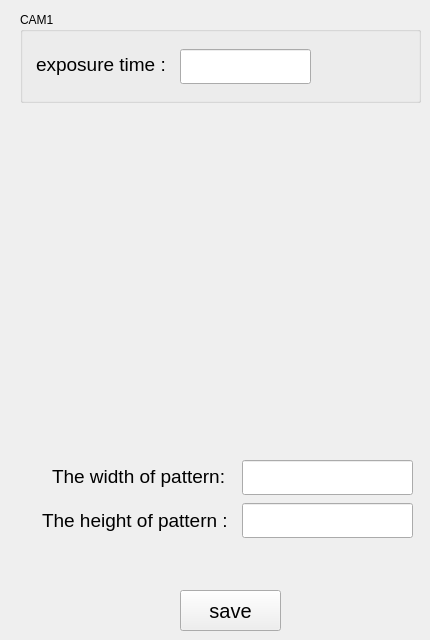
       <widget class="QWidget" name="tab_4">
        <attribute name="title">
         <string>INI</string>
        </attribute>
        <widget class="QGroupBox" name="groupBox_10">
         <property name="geometry">
          <rect>
           <x>20</x>
           <y>12</y>
           <width>401</width>
           <height>91</height>
          </rect>
         </property>
         <property name="title">
          <string>CAM1</string>
         </property>
         <widget class="QLineEdit" name="CAM1_exposure_Edit">
          <property name="geometry">
           <rect>
            <x>160</x>
            <y>37</y>
            <width>131</width>
            <height>35</height>
           </rect>
          </property>
          <property name="font">
           <font>
            <pointsize>12</pointsize>
           </font>
          </property>
          <property name="text">
           <string/>
          </property>
         </widget>
         <widget class="QLabel" name="lbl_exposure_7">
          <property name="geometry">
           <rect>
            <x>16</x>
            <y>32</y>
            <width>161</width>
            <height>41</height>
           </rect>
          </property>
          <property name="font">
           <font>
            <pointsize>14</pointsize>
            <stylestrategy>PreferDefault</stylestrategy>
           </font>
          </property>
          <property name="text">
           <string>exposure time :</string>
          </property>
         </widget>
        </widget>
        <widget class="QLineEdit" name="PT_width_Edit">
         <property name="geometry">
          <rect>
           <x>242</x>
           <y>460</y>
           <width>171</width>
           <height>35</height>
          </rect>
         </property>
         <property name="font">
          <font>
           <pointsize>12</pointsize>
          </font>
         </property>
         <property name="text">
          <string/>
         </property>
        </widget>
        <widget class="QLabel" name="lbl_PT_width">
         <property name="geometry">
          <rect>
           <x>52</x>
           <y>456</y>
           <width>191</width>
           <height>41</height>
          </rect>
         </property>
         <property name="font">
          <font>
           <pointsize>14</pointsize>
           <stylestrategy>PreferDefault</stylestrategy>
          </font>
         </property>
         <property name="text">
          <string>The width of pattern:</string>
         </property>
        </widget>
        <widget class="QLineEdit" name="PT_height_Edit">
         <property name="geometry">
          <rect>
           <x>242</x>
           <y>503</y>
           <width>171</width>
           <height>35</height>
          </rect>
         </property>
         <property name="font">
          <font>
           <pointsize>12</pointsize>
          </font>
         </property>
         <property name="text">
          <string/>
         </property>
        </widget>
        <widget class="QLabel" name="lbl_PT_height">
         <property name="geometry">
          <rect>
           <x>42</x>
           <y>500</y>
           <width>201</width>
           <height>41</height>
          </rect>
         </property>
         <property name="font">
          <font>
           <pointsize>14</pointsize>
           <stylestrategy>PreferDefault</stylestrategy>
          </font>
         </property>
         <property name="text">
          <string>The height of pattern :</string>
         </property>
        </widget>
        <widget class="QPushButton" name="puB_saveINI">
         <property name="geometry">
          <rect>
           <x>180</x>
           <y>590</y>
           <width>101</width>
           <height>41</height>
          </rect>
         </property>
         <property name="font">
          <font>
           <pointsize>15</pointsize>
          </font>
         </property>
         <property name="text">
          <string>save</string>
         </property>
        </widget>
       </widget>
